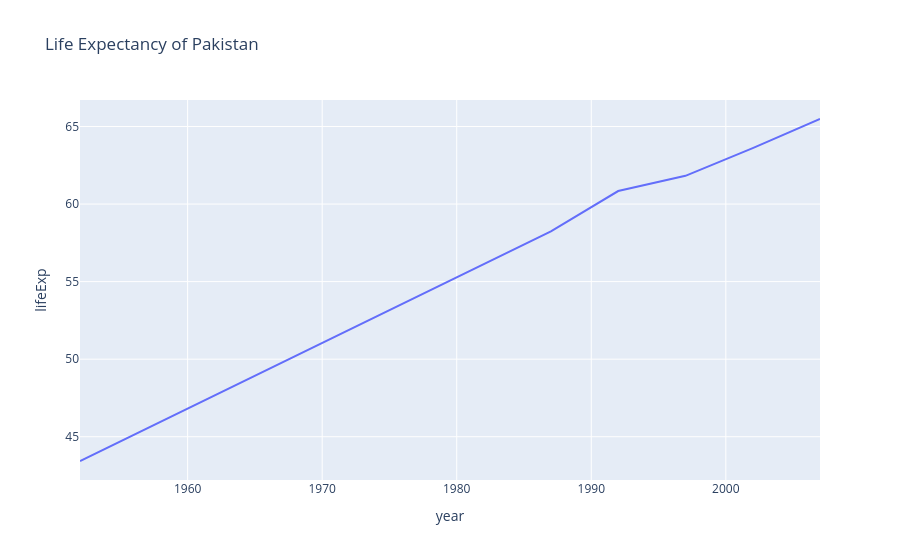

Source (notebook cell):
### Code cell
fig = px.line(
    df,
    x="year",
    y="lifeExp",
    title='Life Expectancy of Pakistan'
)

fig.show()

### Figure 1 — Plotly figure (JSON) as saved in the notebook; plotly's stock layout.template omitted (floating-point values rounded to 4 significant figures)
{"data": [{"hovertemplate": "year=%{x}<br>lifeExp=%{y}<extra></extra>", "legendgroup": "", "line": {"color": "#636efa", "dash": "solid"}, "marker": {"symbol": "circle"}, "mode": "lines", "name": "", "orientation": "v", "showlegend": false, "type": "scatter", "x": [1952, 1957, 1962, 1967, 1972, 1977, 1982, 1987, 1992, 1997, 2002, 2007], "xaxis": "x", "y": [43.44, 45.56, 47.67, 49.8, 51.93, 54.04, 56.16, 58.24, 60.84, 61.82, 63.61, 65.48], "yaxis": "y"}], "layout": {"legend": {"tracegroupgap": 0}, "title": {"text": "Life Expectancy of Pakistan"}, "xaxis": {"anchor": "y", "domain": [0, 1], "title": {"text": "year"}}, "yaxis": {"anchor": "x", "domain": [0, 1], "title": {"text": "lifeExp"}}}}
